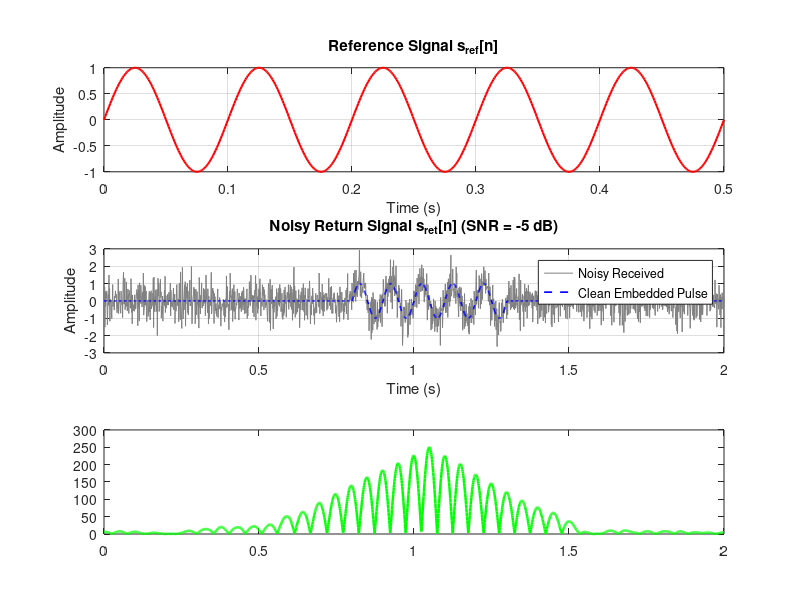

This figure's MATLAB source: (Note: this script raises an error after producing the figure.)
%% Parameters
fs = 1000;                      % Sampling frequency (1 kHz)
dt = 1/fs;

% 1. Reference Signal (0.5 s pulse)
t_ref = 0:dt:0.5;
fc_ref = 10;                    % 10 Hz tone
signal_ref = sin(2 * pi * fc_ref * t_ref);

% 2. Clean Return Signal with Delay
t_ret = 0:dt:2;                 % 2-second listening window
signal_ret_clean = zeros(size(t_ret));

delay_time = 0.8;               % Pulse arrival at 0.8 seconds
delay_idx = round(delay_time * fs) + 1;

% Insert reference signal at the delay point
signal_ret_clean(delay_idx : delay_idx + length(signal_ref) - 1) = signal_ref;

% 3. Add Noise
% Method A: Using awgn from Signal Processing Toolbox (specify SNR in dB)
snr_db = -5;                    % Signal buried in noise
signal_ret_noisy = awgn(signal_ret_clean, snr_db, 'measured');

% (Alternative without toolbox using randn):
% noise_power = 0.5;
% signal_ret_noisy = signal_ret_clean + noise_power * randn(size(signal_ret_clean));

% 4. Matched Filter
h = fliplr(signal_ref);
y = conv(signal_ret_noisy, h, 'same');
output = abs(y);

%% Visualization
figure('Position', [100, 100, 800, 700]);

% Reference Signal
subplot(3, 1, 1);
plot(t_ref, signal_ref, 'r', 'LineWidth', 1.5);
title('Reference Signal s_{ref}[n]');
xlabel('Time (s)'); ylabel('Amplitude'); grid on;

% Noisy Return Signal
subplot(3, 1, 2);
plot(t_ret, signal_ret_noisy, 'Color', [0.5 0.5 0.5]);
hold on;
plot(t_ret, signal_ret_clean, 'b--', 'LineWidth', 1.2);
title(sprintf('Noisy Return Signal s_{ret}[n] (SNR = %d dB)', snr_db));
xlabel('Time (s)'); ylabel('Amplitude');
legend('Noisy Received', 'Clean Embedded Pulse', 'Location', 'northeast');
grid on;

% Filter Output
subplot(3, 1, 3);
plot(t_ret, output, 'g', 'LineWidth', 1.8);
hold on;
xline(delay_time + 0.25, 'r--', 'Expected Peak Center', 'LineWidth', 1.2);
title('Matched Filter Output |y[n]|');
xlabel('Time (s)'); ylabel('Magnitude'); grid on;
